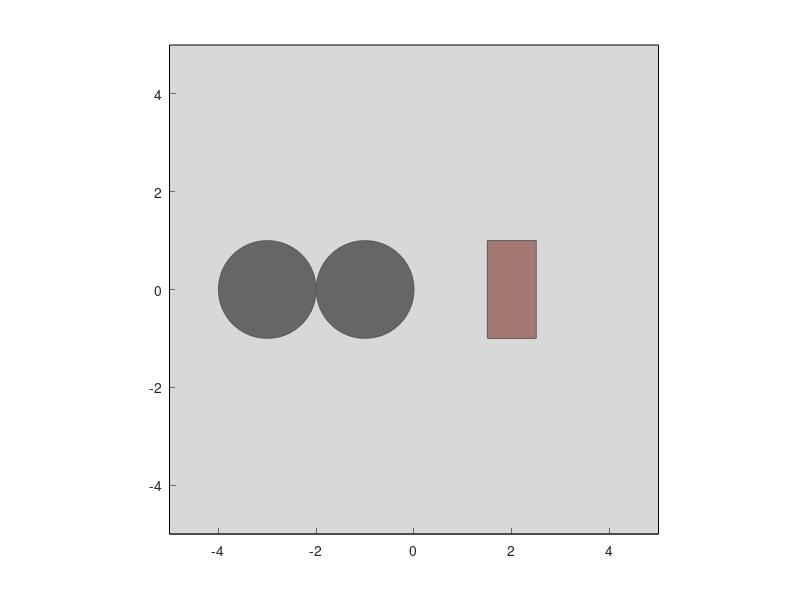

Write the MATLAB code that produced this figure. (Note: this script raises an error after producing the figure.)
%%%%%%%%%%%%%%%%%%%%
% Friction on objects
% RB can interact with each other.
% Check out inelastic collisions
% Rotation?
%%%%%%%%%%%%%%%%%%%
%OPERATION EARTHQUAKE

close;
clear;
clc;
%%%%%%%%%%%%%%%%%%%%%%%%%%%%%%%%%%%%%%%%%%%%%%%%%%%%
% Colors
lightGrey = [0.7,0.7,0.7];
darkGrey = [0.1,0.1,0.1];
brickRed = [0.6,0.25,0.2];

% Ball radius (Global for all balls)
radius = 1; % Radius of the ball

% Ball1 properties
ball1Pos = [-3,0]; % Init position (Ball1)
ball1Vel = [0.1,0.1]; % Initial speed (Ball1)
ball1Mass = 2; % Weigth in Kilograms

% Ball2 properties
ball2Pos = [-1,0]; % Init position (Ball2)
ball2Vel = [0.1,0.9]; % Initial speed (Ball2)
ball2Mass = 2; % Weight in Kilograms

% Box1 (Brick) properties
box1.size = [1, 2]; % Box size (Box1)
box1.pos = [2,0]; % Initial position (Box1)
box1.vel = [0.0,0.0]; % Initial speed (Box1)

%%%%%%%%%%%%%%%%%%%%%%%%%%%%%%%%%%%%%%%%%%%%%%%%%%%%%
% Ball1
a = 0:0.1:2*pi;
Xcircle = cos(a);
Ycircle = sin(a);
ball1Body = patch (ball1Pos(1)+radius*Xcircle, ball1Pos(2)+radius*Ycircle,darkGrey,'FaceAlpha',1);

% Ball2
a = 0:0.1:2*pi;
Xcircle = cos(a);
Ycircle = sin(a);
ball2Body = patch (ball2Pos(1)+radius*Xcircle, ball2Pos(2)+radius*Ycircle,darkGrey,'FaceAlpha',1);


% Box1 (Brick)
B2 = patch([box1.pos(1)-box1.size(1)/2, box1.pos(1)+box1.size(1)/2, box1.pos(1)+box1.size(1)/2, box1.pos(1)-box1.size(1)/2], ...
           [box1.pos(2)-box1.size(2)/2, box1.pos(2)-box1.size(2)/2, box1.pos(2)+box1.size(2)/2, box1.pos(2)+box1.size(2)/2], ...
           brickRed,'FaceAlpha',1);

% Floor properties
W = [-5,5];
H = [-5,5];

% Floor
patch([-5,5,5,-5],[-5,-5,5,5],[0,0,0,0],lightGrey, 'FaceAlpha', 0.5);
axis square equal;
hold on;


% TESTING
counter = 0;
for i = 1:1:50
    
  % Kollision with left and right wall
  if (ball1Pos(1)<=W(1)+radius) || (ball1Pos(1)>=W(2)-radius) 
    disp('a1')
    ball1Vel(1)=-ball1Vel(1); 
  end
  
    % Kollision with up and down wall
  if (ball1Pos(2)<=W(1)+radius) || (ball1Pos(2)>=W(2)-radius) 
    disp('b1')
    ball1Vel(2)=-ball1Vel(2); 
  end
  
  % Kollision with left and right wall
  if (ball2Pos(1)<=W(1)+radius) || (ball2Pos(1)>=W(2)-radius) 
    disp('a2')
    ball2Vel(1)=-ball2Vel(1); 
  end
  
    % Kollision with up and down wall
  if (ball2Pos(2)<=W(1)+radius) || (ball2Pos(2)>=W(2)-radius) 
    disp('b2')
    ball2Vel(2)=-ball2Vel(2); 
  end
  
  % Update params for balls
  ball1Pos(1) = ball1Pos(1) + ball1Vel(1);
  ball1Pos(2) = ball1Pos(2) + ball1Vel(2);
  
  ball2Pos(1) = ball2Pos(1) + ball2Vel(1);
  ball2Pos(2) = ball2Pos(2) + ball2Vel(2);
  
  % avståndet mellan boll1 och boll2 = abs(ball1Pos-ball2Pos)
  %
  
  
  if (( abs(ball1Pos-ball2Pos)) <= 2*radius)
    ball1Vel = -ball1Vel;
    ball2Vel = -ball2Vel;
  end

  counter = mod((counter+1),6)
  
  set(ball1Body,'XData',ball1Pos(1)+radius*Xcircle, 'YData', ball1Pos(2)+radius*Ycircle);
  set(ball2Body,'XData',ball2Pos(1)+radius*Xcircle, 'YData', ball2Pos(2)+radius*Ycircle);

  axis([H(1) H(2) W(1) W(2)]);
  F(i) = getframe(gcf);
end

writerObj = VideoWriter('elasticCollision.avi');
writerObj.FrameRate = 60;
writerObj.Quality = 100;
 
open(writerObj);
for i=1:length(F)
  frame = F(i);    
  writeVideo(writerObj, frame);
end
close(writerObj);